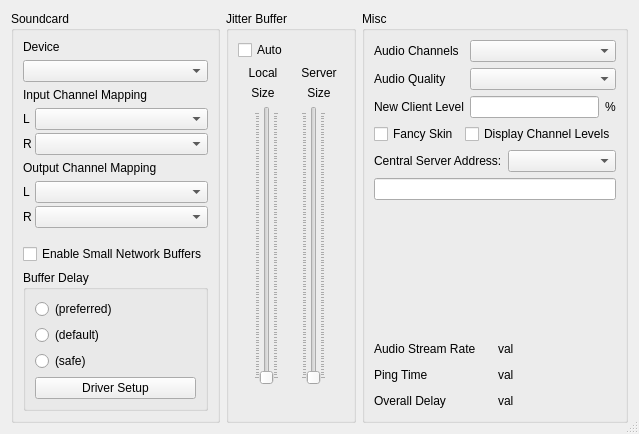
<?xml version="1.0" encoding="UTF-8"?>
<ui version="4.0">
 <class>CClientSettingsDlgBase</class>
 <widget class="QDialog" name="CClientSettingsDlgBase">
  <property name="geometry">
   <rect>
    <x>0</x>
    <y>0</y>
    <width>600</width>
    <height>434</height>
   </rect>
  </property>
  <property name="windowTitle">
   <string>Settings</string>
  </property>
  <property name="sizeGripEnabled">
   <bool>true</bool>
  </property>
  <layout class="QHBoxLayout">
   <item>
    <widget class="QGroupBox" name="grbSoundCard">
     <property name="title">
      <string>Soundcard</string>
     </property>
     <layout class="QVBoxLayout">
      <item>
       <widget class="QLabel" name="lblSoundcardDevice">
        <property name="text">
         <string>Device</string>
        </property>
       </widget>
      </item>
      <item>
       <widget class="QComboBox" name="cbxSoundcard">
        <property name="sizePolicy">
         <sizepolicy hsizetype="Expanding" vsizetype="Fixed">
          <horstretch>0</horstretch>
          <verstretch>0</verstretch>
         </sizepolicy>
        </property>
        <property name="minimumSize">
         <size>
          <width>153</width>
          <height>0</height>
         </size>
        </property>
       </widget>
      </item>
      <item>
       <widget class="QFrame" name="FrameSoundcardChannelSelection">
        <property name="sizePolicy">
         <sizepolicy hsizetype="Preferred" vsizetype="Preferred">
          <horstretch>0</horstretch>
          <verstretch>0</verstretch>
         </sizepolicy>
        </property>
        <property name="frameShape">
         <enum>QFrame::NoFrame</enum>
        </property>
        <property name="frameShadow">
         <enum>QFrame::Plain</enum>
        </property>
        <layout class="QVBoxLayout">
         <property name="leftMargin">
          <number>0</number>
         </property>
         <property name="topMargin">
          <number>0</number>
         </property>
         <property name="rightMargin">
          <number>0</number>
         </property>
         <property name="bottomMargin">
          <number>0</number>
         </property>
         <item>
          <widget class="QLabel" name="lblInChannelMapping">
           <property name="text">
            <string>Input Channel Mapping</string>
           </property>
          </widget>
         </item>
         <item>
          <layout class="QHBoxLayout">
           <property name="spacing">
            <number>3</number>
           </property>
           <item>
            <layout class="QVBoxLayout">
             <item>
              <widget class="QLabel" name="lblLInChan">
               <property name="sizePolicy">
                <sizepolicy hsizetype="Maximum" vsizetype="Preferred">
                 <horstretch>0</horstretch>
                 <verstretch>0</verstretch>
                </sizepolicy>
               </property>
               <property name="text">
                <string>L</string>
               </property>
              </widget>
             </item>
             <item>
              <widget class="QLabel" name="lblRInChan">
               <property name="sizePolicy">
                <sizepolicy hsizetype="Maximum" vsizetype="Preferred">
                 <horstretch>0</horstretch>
                 <verstretch>0</verstretch>
                </sizepolicy>
               </property>
               <property name="text">
                <string>R</string>
               </property>
              </widget>
             </item>
            </layout>
           </item>
           <item>
            <layout class="QVBoxLayout">
             <property name="spacing">
              <number>3</number>
             </property>
             <item>
              <widget class="QComboBox" name="cbxLInChan"/>
             </item>
             <item>
              <widget class="QComboBox" name="cbxRInChan"/>
             </item>
            </layout>
           </item>
          </layout>
         </item>
         <item>
          <widget class="QLabel" name="lblOutChannelMapping">
           <property name="text">
            <string>Output Channel Mapping</string>
           </property>
          </widget>
         </item>
         <item>
          <layout class="QHBoxLayout">
           <property name="spacing">
            <number>3</number>
           </property>
           <item>
            <layout class="QVBoxLayout">
             <item>
              <widget class="QLabel" name="lblLOutChan">
               <property name="sizePolicy">
                <sizepolicy hsizetype="Maximum" vsizetype="Preferred">
                 <horstretch>0</horstretch>
                 <verstretch>0</verstretch>
                </sizepolicy>
               </property>
               <property name="text">
                <string>L</string>
               </property>
              </widget>
             </item>
             <item>
              <widget class="QLabel" name="lblROutChan">
               <property name="sizePolicy">
                <sizepolicy hsizetype="Maximum" vsizetype="Preferred">
                 <horstretch>0</horstretch>
                 <verstretch>0</verstretch>
                </sizepolicy>
               </property>
               <property name="text">
                <string>R</string>
               </property>
              </widget>
             </item>
            </layout>
           </item>
           <item>
            <layout class="QVBoxLayout">
             <property name="spacing">
              <number>3</number>
             </property>
             <item>
              <widget class="QComboBox" name="cbxLOutChan"/>
             </item>
             <item>
              <widget class="QComboBox" name="cbxROutChan"/>
             </item>
            </layout>
           </item>
          </layout>
         </item>
        </layout>
       </widget>
      </item>
      <item>
       <spacer>
        <property name="orientation">
         <enum>Qt::Vertical</enum>
        </property>
        <property name="sizeHint" stdset="0">
         <size>
          <width>153</width>
          <height>0</height>
         </size>
        </property>
       </spacer>
      </item>
      <item>
       <widget class="QCheckBox" name="chbEnableOPUS64">
        <property name="text">
         <string>Enable Small Network Buffers</string>
        </property>
       </widget>
      </item>
      <item>
       <widget class="QGroupBox" name="grbSoundCrdBufDelay">
        <property name="title">
         <string>Buffer Delay</string>
        </property>
        <layout class="QVBoxLayout">
         <item>
          <widget class="QRadioButton" name="rbtBufferDelayPreferred">
           <property name="text">
            <string>(preferred)</string>
           </property>
          </widget>
         </item>
         <item>
          <widget class="QRadioButton" name="rbtBufferDelayDefault">
           <property name="text">
            <string>(default)</string>
           </property>
          </widget>
         </item>
         <item>
          <widget class="QRadioButton" name="rbtBufferDelaySafe">
           <property name="text">
            <string>(safe)</string>
           </property>
          </widget>
         </item>
         <item>
          <widget class="QPushButton" name="butDriverSetup">
           <property name="text">
            <string>Driver Setup</string>
           </property>
           <property name="autoDefault">
            <bool>false</bool>
           </property>
          </widget>
         </item>
        </layout>
       </widget>
      </item>
     </layout>
    </widget>
   </item>
   <item>
    <widget class="QGroupBox" name="grbJitterBuffer">
     <property name="title">
      <string>Jitter Buffer</string>
     </property>
     <layout class="QVBoxLayout">
      <item>
       <widget class="QCheckBox" name="chbAutoJitBuf">
        <property name="text">
         <string>Auto</string>
        </property>
       </widget>
      </item>
      <item>
       <layout class="QHBoxLayout">
        <item>
         <widget class="QLabel" name="lblNetBufLabel">
          <property name="minimumSize">
           <size>
            <width>50</width>
            <height>0</height>
           </size>
          </property>
          <property name="text">
           <string>Local</string>
          </property>
          <property name="alignment">
           <set>Qt::AlignCenter</set>
          </property>
          <property name="wordWrap">
           <bool>false</bool>
          </property>
         </widget>
        </item>
        <item>
         <widget class="QLabel" name="lblNetBufServerLabel">
          <property name="minimumSize">
           <size>
            <width>50</width>
            <height>0</height>
           </size>
          </property>
          <property name="text">
           <string>Server</string>
          </property>
          <property name="alignment">
           <set>Qt::AlignCenter</set>
          </property>
          <property name="wordWrap">
           <bool>false</bool>
          </property>
         </widget>
        </item>
       </layout>
      </item>
      <item>
       <layout class="QHBoxLayout">
        <item>
         <widget class="QLabel" name="lblNetBuf">
          <property name="minimumSize">
           <size>
            <width>50</width>
            <height>0</height>
           </size>
          </property>
          <property name="text">
           <string>Size</string>
          </property>
          <property name="alignment">
           <set>Qt::AlignCenter</set>
          </property>
          <property name="wordWrap">
           <bool>false</bool>
          </property>
         </widget>
        </item>
        <item>
         <widget class="QLabel" name="lblNetBufServer">
          <property name="minimumSize">
           <size>
            <width>50</width>
            <height>0</height>
           </size>
          </property>
          <property name="text">
           <string>Size</string>
          </property>
          <property name="alignment">
           <set>Qt::AlignCenter</set>
          </property>
          <property name="wordWrap">
           <bool>false</bool>
          </property>
         </widget>
        </item>
       </layout>
      </item>
      <item>
       <layout class="QHBoxLayout">
        <item>
         <spacer>
          <property name="orientation">
           <enum>Qt::Horizontal</enum>
          </property>
          <property name="sizeType">
           <enum>QSizePolicy::Minimum</enum>
          </property>
          <property name="sizeHint" stdset="0">
           <size>
            <width>0</width>
            <height>0</height>
           </size>
          </property>
         </spacer>
        </item>
        <item>
         <widget class="QSlider" name="sldNetBuf">
          <property name="pageStep">
           <number>1</number>
          </property>
          <property name="orientation">
           <enum>Qt::Vertical</enum>
          </property>
          <property name="tickPosition">
           <enum>QSlider::TicksBothSides</enum>
          </property>
         </widget>
        </item>
        <item>
         <spacer>
          <property name="orientation">
           <enum>Qt::Horizontal</enum>
          </property>
          <property name="sizeType">
           <enum>QSizePolicy::Minimum</enum>
          </property>
          <property name="sizeHint" stdset="0">
           <size>
            <width>0</width>
            <height>0</height>
           </size>
          </property>
         </spacer>
        </item>
        <item>
         <widget class="QSlider" name="sldNetBufServer">
          <property name="pageStep">
           <number>1</number>
          </property>
          <property name="orientation">
           <enum>Qt::Vertical</enum>
          </property>
          <property name="tickPosition">
           <enum>QSlider::TicksBothSides</enum>
          </property>
         </widget>
        </item>
       </layout>
      </item>
      <item>
       <layout class="QHBoxLayout">
        <item>
         <spacer>
          <property name="orientation">
           <enum>Qt::Horizontal</enum>
          </property>
          <property name="sizeType">
           <enum>QSizePolicy::Minimum</enum>
          </property>
          <property name="sizeHint" stdset="0">
           <size>
            <width>0</width>
            <height>0</height>
           </size>
          </property>
         </spacer>
        </item>
        <item>
         <widget class="CMultiColorLED" name="ledNetw" native="true">
          <property name="sizePolicy">
           <sizepolicy hsizetype="Fixed" vsizetype="Fixed">
            <horstretch>0</horstretch>
            <verstretch>0</verstretch>
           </sizepolicy>
          </property>
          <property name="minimumSize">
           <size>
            <width>20</width>
            <height>20</height>
           </size>
          </property>
          <property name="maximumSize">
           <size>
            <width>20</width>
            <height>20</height>
           </size>
          </property>
         </widget>
        </item>
        <item>
         <spacer>
          <property name="orientation">
           <enum>Qt::Horizontal</enum>
          </property>
          <property name="sizeType">
           <enum>QSizePolicy::Minimum</enum>
          </property>
          <property name="sizeHint" stdset="0">
           <size>
            <width>0</width>
            <height>0</height>
           </size>
          </property>
         </spacer>
        </item>
       </layout>
      </item>
     </layout>
    </widget>
   </item>
   <item>
    <widget class="QGroupBox" name="grbMeasureResults">
     <property name="title">
      <string>Misc</string>
     </property>
     <layout class="QVBoxLayout" name="verticalLayout_3">
      <item>
       <layout class="QHBoxLayout" name="horizontalLayout">
        <item>
         <layout class="QVBoxLayout" name="verticalLayout_2">
          <item>
           <widget class="QLabel" name="lblAudioChannels">
            <property name="text">
             <string>Audio Channels</string>
            </property>
           </widget>
          </item>
          <item>
           <widget class="QLabel" name="lblAudioQuality">
            <property name="text">
             <string>Audio Quality</string>
            </property>
           </widget>
          </item>
          <item>
           <widget class="QLabel" name="lblNewClientLevel">
            <property name="text">
             <string>New Client Level</string>
            </property>
           </widget>
          </item>
         </layout>
        </item>
        <item>
         <layout class="QVBoxLayout" name="verticalLayout">
          <item>
           <widget class="QComboBox" name="cbxAudioChannels"/>
          </item>
          <item>
           <widget class="QComboBox" name="cbxAudioQuality"/>
          </item>
          <item>
           <layout class="QHBoxLayout" name="horizontalLayout_4">
            <item>
             <widget class="QLineEdit" name="edtNewClientLevel"/>
            </item>
            <item>
             <widget class="QLabel" name="lblPercentUnit">
              <property name="text">
               <string>%</string>
              </property>
             </widget>
            </item>
           </layout>
          </item>
         </layout>
        </item>
       </layout>
      </item>
      <item>
       <layout class="QHBoxLayout">
        <item>
         <widget class="QCheckBox" name="chbGUIDesignFancy">
          <property name="text">
           <string>Fancy Skin</string>
          </property>
         </widget>
        </item>
        <item>
         <widget class="QCheckBox" name="chbDisplayChannelLevels">
          <property name="text">
           <string>Display Channel Levels</string>
          </property>
         </widget>
        </item>
       </layout>
      </item>
      <item>
       <layout class="QHBoxLayout">
        <item>
         <widget class="QLabel" name="lblCentralServerAddress">
          <property name="text">
           <string>Central Server Address:</string>
          </property>
         </widget>
        </item>
        <item>
         <widget class="QComboBox" name="cbxCentServAddrType"/>
        </item>
       </layout>
      </item>
      <item>
       <widget class="QLineEdit" name="edtCentralServerAddress">
        <property name="sizePolicy">
         <sizepolicy hsizetype="Expanding" vsizetype="Fixed">
          <horstretch>0</horstretch>
          <verstretch>0</verstretch>
         </sizepolicy>
        </property>
       </widget>
      </item>
      <item>
       <spacer>
        <property name="orientation">
         <enum>Qt::Vertical</enum>
        </property>
        <property name="sizeHint" stdset="0">
         <size>
          <width>201</width>
          <height>21</height>
         </size>
        </property>
       </spacer>
      </item>
      <item>
       <layout class="QHBoxLayout">
        <item>
         <widget class="QLabel" name="lblUpstream">
          <property name="text">
           <string>Audio Stream Rate</string>
          </property>
         </widget>
        </item>
        <item>
         <widget class="QLabel" name="lblUpstreamValue">
          <property name="minimumSize">
           <size>
            <width>0</width>
            <height>20</height>
           </size>
          </property>
          <property name="text">
           <string>val</string>
          </property>
         </widget>
        </item>
       </layout>
      </item>
      <item>
       <layout class="QHBoxLayout">
        <item>
         <widget class="QLabel" name="lblPingTime">
          <property name="text">
           <string>Ping Time</string>
          </property>
         </widget>
        </item>
        <item>
         <widget class="QLabel" name="lblPingTimeValue">
          <property name="sizePolicy">
           <sizepolicy hsizetype="Preferred" vsizetype="Maximum">
            <horstretch>0</horstretch>
            <verstretch>0</verstretch>
           </sizepolicy>
          </property>
          <property name="minimumSize">
           <size>
            <width>50</width>
            <height>20</height>
           </size>
          </property>
          <property name="text">
           <string>val</string>
          </property>
         </widget>
        </item>
       </layout>
      </item>
      <item>
       <layout class="QHBoxLayout">
        <item>
         <widget class="QLabel" name="lblOverallDelay">
          <property name="text">
           <string>Overall Delay</string>
          </property>
         </widget>
        </item>
        <item>
         <layout class="QHBoxLayout">
          <property name="spacing">
           <number>3</number>
          </property>
          <item>
           <widget class="QLabel" name="lblOverallDelayValue">
            <property name="sizePolicy">
             <sizepolicy hsizetype="Preferred" vsizetype="Maximum">
              <horstretch>0</horstretch>
              <verstretch>0</verstretch>
             </sizepolicy>
            </property>
            <property name="minimumSize">
             <size>
              <width>50</width>
              <height>20</height>
             </size>
            </property>
            <property name="text">
             <string>val</string>
            </property>
           </widget>
          </item>
          <item>
           <widget class="CMultiColorLED" name="ledOverallDelay" native="true">
            <property name="sizePolicy">
             <sizepolicy hsizetype="Fixed" vsizetype="Fixed">
              <horstretch>0</horstretch>
              <verstretch>0</verstretch>
             </sizepolicy>
            </property>
            <property name="minimumSize">
             <size>
              <width>20</width>
              <height>20</height>
             </size>
            </property>
            <property name="maximumSize">
             <size>
              <width>20</width>
              <height>20</height>
             </size>
            </property>
           </widget>
          </item>
         </layout>
        </item>
       </layout>
      </item>
     </layout>
    </widget>
   </item>
  </layout>
 </widget>
 <customwidgets>
  <customwidget>
   <class>CMultiColorLED</class>
   <extends>QWidget</extends>
   <header>multicolorled.h</header>
  </customwidget>
 </customwidgets>
 <tabstops>
  <tabstop>cbxSoundcard</tabstop>
  <tabstop>cbxLInChan</tabstop>
  <tabstop>cbxRInChan</tabstop>
  <tabstop>cbxLOutChan</tabstop>
  <tabstop>cbxROutChan</tabstop>
  <tabstop>chbEnableOPUS64</tabstop>
  <tabstop>rbtBufferDelayPreferred</tabstop>
  <tabstop>rbtBufferDelayDefault</tabstop>
  <tabstop>rbtBufferDelaySafe</tabstop>
  <tabstop>butDriverSetup</tabstop>
  <tabstop>chbAutoJitBuf</tabstop>
  <tabstop>sldNetBuf</tabstop>
  <tabstop>sldNetBufServer</tabstop>
  <tabstop>cbxAudioChannels</tabstop>
  <tabstop>cbxAudioQuality</tabstop>
  <tabstop>edtNewClientLevel</tabstop>
  <tabstop>chbGUIDesignFancy</tabstop>
  <tabstop>chbDisplayChannelLevels</tabstop>
  <tabstop>cbxCentServAddrType</tabstop>
  <tabstop>edtCentralServerAddress</tabstop>
 </tabstops>
 <resources/>
 <connections/>
</ui>
